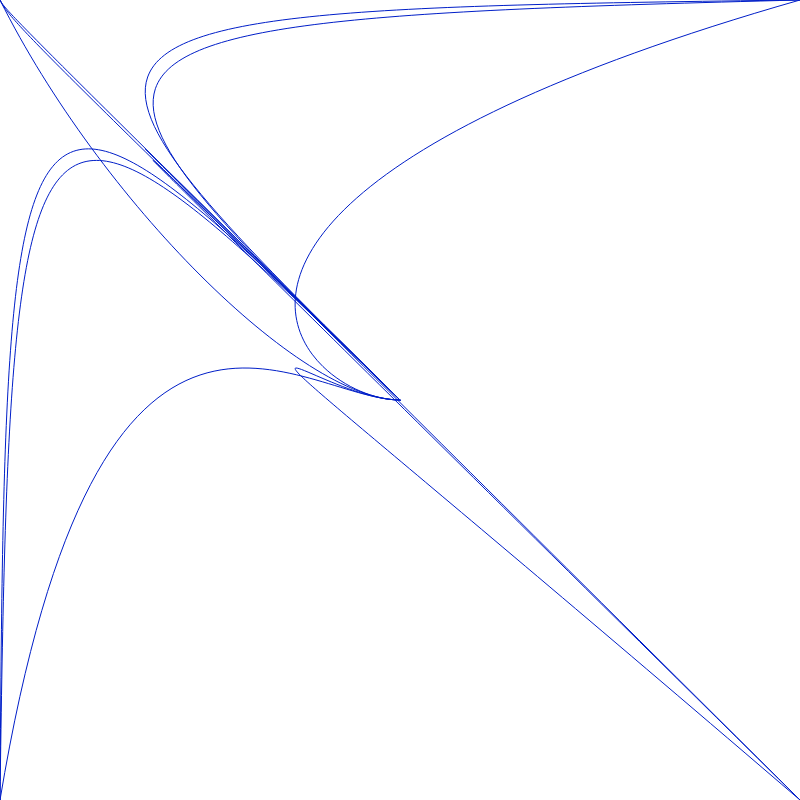
Frame 1 (no input)
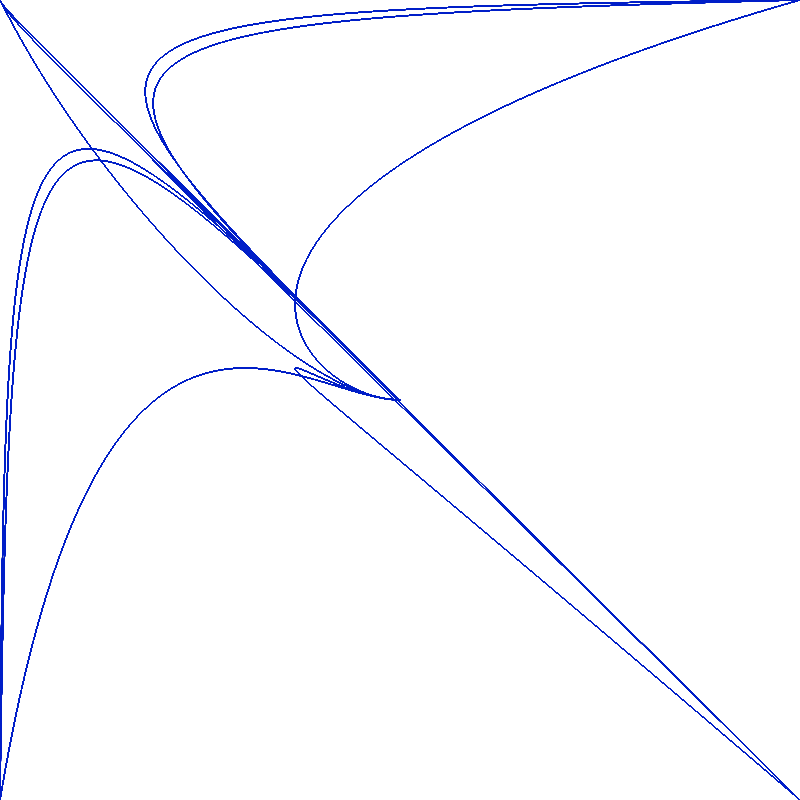
Frame 60 (no input)
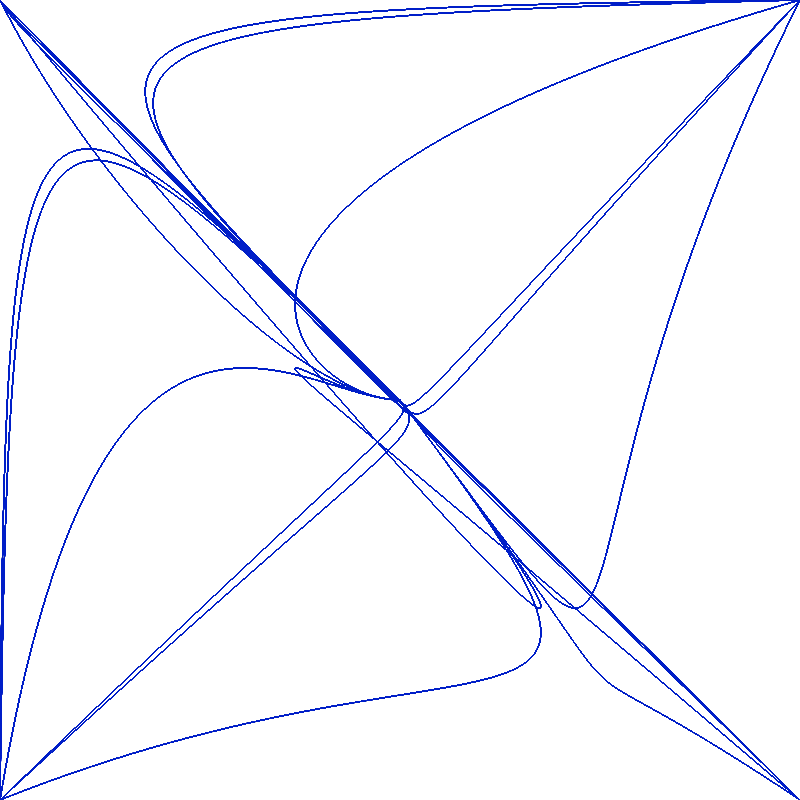
Frame 120 (the mouse pressed at the canvas centre since frame 60)

The p5.js sketch that drew these frames (run headless with seeded random() and noise() and a simulated clock; from frame 60 on, the mouse is pressed at the canvas centre):

// p5.js sketch
// ── sketch.js
/// <reference path="./p5.global-mode.d.ts" />

function setup() {
  // put setup code here
	createCanvas(800, 800);
	background(255);
}


function draw() {
	// put drawing code here
	//start curves on the left, end center right, midpoints play with mouse values
	noFill();
	stroke(0, 30, 200);
	curves(10, 20, 30, 40);
	curves(100, 200, 300, 400);
	curves(5, 10, 15, 20);
	fill(255);
}
function curves(x, y, z, t) {
	bezier(0, 0, mouseX + x, mouseY + y, mouseX + z, mouseY + t, 400, 400);
	bezier(0, 800, mouseX + x, mouseY + y, mouseX + z, mouseY + t, 400, 400);
	bezier(800, 800, mouseX + x, mouseY + y, mouseX + z, mouseY + t, 400, 400);
	bezier(800, 0, mouseX + x, mouseY + y, mouseX + z, mouseY + t, 400, 400);
}
